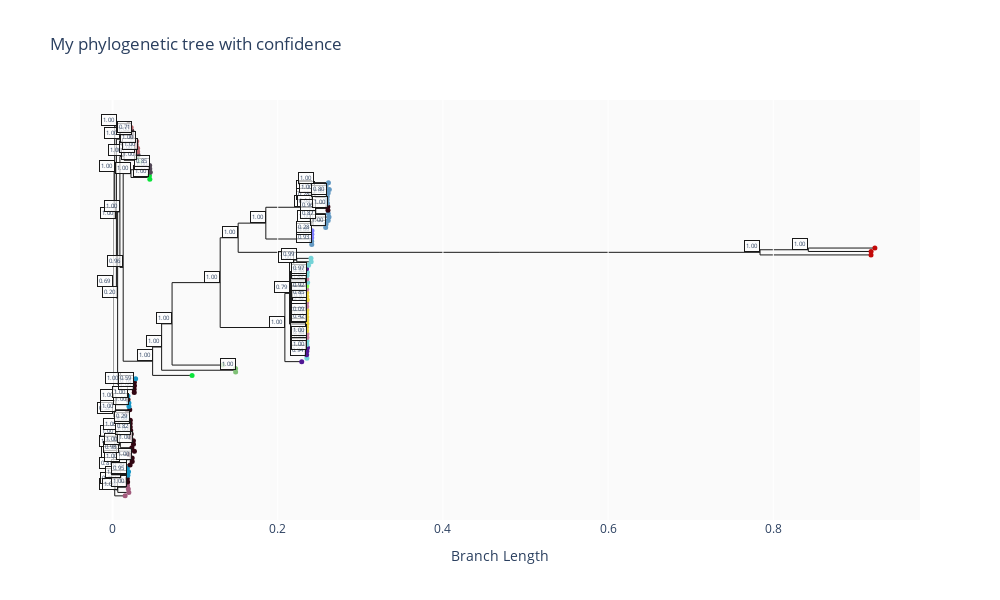

Notebook cell for this chart:
### Markdown cell above
### Using random colors and adding confidence labels

### Code cell
tree_plot2 = phyloworld.create_phylotree(tree, metadata, title = "My phylogenetic tree with confidence", include_confidence = True)
tree_plot2.show()
